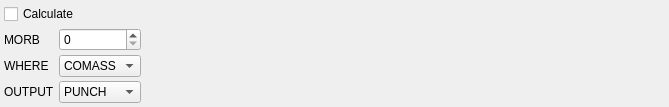
     <widget class="QWidget" name="ELDENSTab">
      <attribute name="title">
       <string>$ELDENS</string>
      </attribute>
      <layout class="QHBoxLayout" name="horizontalLayout_8">
       <property name="spacing">
        <number>4</number>
       </property>
       <property name="leftMargin">
        <number>4</number>
       </property>
       <property name="topMargin">
        <number>4</number>
       </property>
       <property name="rightMargin">
        <number>4</number>
       </property>
       <property name="bottomMargin">
        <number>4</number>
       </property>
       <item>
        <layout class="QFormLayout" name="formLayout_8">
         <item row="2" column="0">
          <widget class="QLabel" name="label_38">
           <property name="sizePolicy">
            <sizepolicy hsizetype="Minimum" vsizetype="Preferred">
             <horstretch>0</horstretch>
             <verstretch>0</verstretch>
            </sizepolicy>
           </property>
           <property name="text">
            <string>WHERE</string>
           </property>
          </widget>
         </item>
         <item row="2" column="1">
          <widget class="QComboBox" name="ELDENSWHERECombo">
           <item>
            <property name="text">
             <string>COMASS</string>
            </property>
           </item>
           <item>
            <property name="text">
             <string>NUCLEI</string>
            </property>
           </item>
           <item>
            <property name="text">
             <string>POINTS</string>
            </property>
           </item>
           <item>
            <property name="text">
             <string>GRID</string>
            </property>
           </item>
           <item>
            <property name="text">
             <string>PDC</string>
            </property>
           </item>
          </widget>
         </item>
         <item row="3" column="0">
          <widget class="QLabel" name="label_39">
           <property name="sizePolicy">
            <sizepolicy hsizetype="Minimum" vsizetype="Preferred">
             <horstretch>0</horstretch>
             <verstretch>0</verstretch>
            </sizepolicy>
           </property>
           <property name="text">
            <string>OUTPUT</string>
           </property>
          </widget>
         </item>
         <item row="3" column="1">
          <widget class="QComboBox" name="ELDENSOUTPUTCombo">
           <item>
            <property name="text">
             <string>PUNCH</string>
            </property>
           </item>
           <item>
            <property name="text">
             <string>PAPER</string>
            </property>
           </item>
           <item>
            <property name="text">
             <string>BOTH</string>
            </property>
           </item>
           <item>
            <property name="text">
             <string>NONE</string>
            </property>
           </item>
          </widget>
         </item>
         <item row="0" column="0" colspan="2">
          <widget class="QCheckBox" name="ELDENSCalculateCheck">
           <property name="text">
            <string>Calculate</string>
           </property>
          </widget>
         </item>
         <item row="1" column="0">
          <widget class="QLabel" name="label_40">
           <property name="sizePolicy">
            <sizepolicy hsizetype="Minimum" vsizetype="Preferred">
             <horstretch>0</horstretch>
             <verstretch>0</verstretch>
            </sizepolicy>
           </property>
           <property name="text">
            <string>MORB</string>
           </property>
          </widget>
         </item>
         <item row="1" column="1">
          <widget class="QSpinBox" name="ELDENSMORBSpin">
           <property name="minimum">
            <number>0</number>
           </property>
           <property name="maximum">
            <number>1000</number>
           </property>
           <property name="value">
            <number>0</number>
           </property>
          </widget>
         </item>
        </layout>
       </item>
       <item>
        <spacer name="horizontalSpacer_5">
         <property name="orientation">
          <enum>Qt::Horizontal</enum>
         </property>
         <property name="sizeHint" stdset="0">
          <size>
           <width>524</width>
           <height>20</height>
          </size>
         </property>
        </spacer>
       </item>
      </layout>
     </widget>
